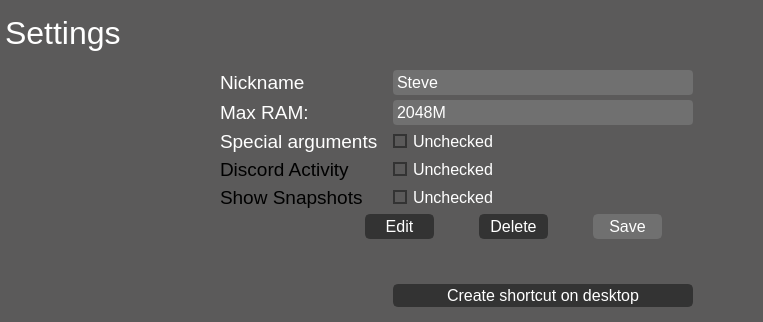
                   <widget class="QWidget" name="page_android_contact">
                    <property name="styleSheet">
                     <string notr="true">background:rgb(91,90,90);</string>
                    </property>
                    <layout class="QVBoxLayout" name="verticalLayout_10">
                     <property name="spacing">
                      <number>0</number>
                     </property>
                     <property name="leftMargin">
                      <number>5</number>
                     </property>
                     <property name="topMargin">
                      <number>5</number>
                     </property>
                     <property name="rightMargin">
                      <number>5</number>
                     </property>
                     <property name="bottomMargin">
                      <number>5</number>
                     </property>
                     <item>
                      <widget class="QLabel" name="lab_android_contact">
                       <property name="minimumSize">
                        <size>
                         <width>0</width>
                         <height>55</height>
                        </size>
                       </property>
                       <property name="maximumSize">
                        <size>
                         <width>16777215</width>
                         <height>55</height>
                        </size>
                       </property>
                       <property name="font">
                        <font>
                         <family>Segoe UI</family>
                         <pointsize>24</pointsize>
                        </font>
                       </property>
                       <property name="styleSheet">
                        <string notr="true">color:rgb(255,255,255);</string>
                       </property>
                       <property name="text">
                        <string>Settings</string>
                       </property>
                      </widget>
                     </item>
                     <item>
                      <widget class="QFrame" name="frame_android_bottom">
                       <property name="frameShape">
                        <enum>QFrame::NoFrame</enum>
                       </property>
                       <property name="frameShadow">
                        <enum>QFrame::Plain</enum>
                       </property>
                       <layout class="QGridLayout" name="gridLayout_3">
                        <property name="leftMargin">
                         <number>5</number>
                        </property>
                        <property name="topMargin">
                         <number>5</number>
                        </property>
                        <property name="rightMargin">
                         <number>5</number>
                        </property>
                        <property name="bottomMargin">
                         <number>5</number>
                        </property>
                        <property name="spacing">
                         <number>5</number>
                        </property>
                        <item row="0" column="2" rowspan="2">
                         <widget class="QFrame" name="frame_android_field">
                          <property name="frameShape">
                           <enum>QFrame::NoFrame</enum>
                          </property>
                          <property name="frameShadow">
                           <enum>QFrame::Plain</enum>
                          </property>
                          <layout class="QGridLayout" name="gridLayout_4">
                           <property name="leftMargin">
                            <number>5</number>
                           </property>
                           <property name="topMargin">
                            <number>5</number>
                           </property>
                           <property name="rightMargin">
                            <number>5</number>
                           </property>
                           <property name="bottomMargin">
                            <number>5</number>
                           </property>
                           <property name="spacing">
                            <number>5</number>
                           </property>
                           <item row="3" column="0" colspan="3">
                            <widget class="QLabel" name="label_5">
                             <property name="font">
                              <font>
                               <family>Segoe UI</family>
                               <pointsize>14</pointsize>
                              </font>
                             </property>
                             <property name="styleSheet">
                              <string notr="true">color:rgb(255,255,255);</string>
                             </property>
                             <property name="text">
                              <string>Max RAM: </string>
                             </property>
                            </widget>
                           </item>
                           <item row="3" column="3">
                            <widget class="QLineEdit" name="line_android_adress">
                             <property name="enabled">
                              <bool>false</bool>
                             </property>
                             <property name="minimumSize">
                              <size>
                               <width>300</width>
                               <height>25</height>
                              </size>
                             </property>
                             <property name="maximumSize">
                              <size>
                               <width>400</width>
                               <height>25</height>
                              </size>
                             </property>
                             <property name="font">
                              <font>
                               <family>Segoe UI</family>
                               <pointsize>12</pointsize>
                              </font>
                             </property>
                             <property name="styleSheet">
                              <string notr="true">QLineEdit {
	color:rgb(255,255,255);
	border:2px solid rgb(51,51,51);
	border-radius:4px;
	background:rgb(51,51,51);
}

QLineEdit:disabled {
	color:rgb(255,255,255);
	border:2px solid rgb(112,112,112);
	border-radius:4px;
	background:rgb(112,112,112);
}</string>
                             </property>
                             <property name="text">
                              <string>2048M</string>
                             </property>
                            </widget>
                           </item>
                           <item row="6" column="0">
                            <widget class="QLabel" name="label_4">
                             <property name="font">
                              <font>
                               <family>Segoe UI</family>
                               <pointsize>14</pointsize>
                              </font>
                             </property>
                             <property name="text">
                              <string>Show Snapshots</string>
                             </property>
                            </widget>
                           </item>
                           <item row="4" column="0">
                            <widget class="QLabel" name="label_6">
                             <property name="font">
                              <font>
                               <family>Segoe UI</family>
                               <pointsize>14</pointsize>
                              </font>
                             </property>
                             <property name="styleSheet">
                              <string notr="true">color:rgb(255,255,255);</string>
                             </property>
                             <property name="text">
                              <string>Special arguments</string>
                             </property>
                            </widget>
                           </item>
                           <item row="5" column="3">
                            <widget class="QCheckBox" name="line_checkbox_rpc">
                             <property name="enabled">
                              <bool>false</bool>
                             </property>
                             <property name="font">
                              <font>
                               <family>Segoe UI</family>
                               <pointsize>12</pointsize>
                              </font>
                             </property>
                             <property name="styleSheet">
                              <string notr="true">QCheckBox {
    color:rgb(255,255,255);
}

QCheckBox::indicator {
    width: 10px;
    height: 10px;
}

QCheckBox::indicator:unchecked {
    border:2px solid rgb(51,51,51);
	background:rgb(91,90,90);
}

QCheckBox::indicator:unchecked:pressed {
	border:2px solid rgb(51,51,51);
   	background:rgb(0,143,170);
}

QCheckBox::indicator:checked {
	background-color:rgb(0,143,170);
    border: 2px solid rgb(51,51,51);
}

QCheckBox::indicator:checked:pressed {
    border:2px solid rgb(51,51,51);
	background:rgb(91,90,90);
}
</string>
                             </property>
                             <property name="text">
                              <string>Unchecked</string>
                             </property>
                            </widget>
                           </item>
                           <item row="4" column="3">
                            <widget class="QCheckBox" name="line_checkbox_arg">
                             <property name="enabled">
                              <bool>false</bool>
                             </property>
                             <property name="font">
                              <font>
                               <family>Segoe UI</family>
                               <pointsize>12</pointsize>
                              </font>
                             </property>
                             <property name="styleSheet">
                              <string notr="true">QCheckBox {
    color:rgb(255,255,255);
}

QCheckBox::indicator {
    width: 10px;
    height: 10px;
}

QCheckBox::indicator:unchecked {
    border:2px solid rgb(51,51,51);
	background:rgb(91,90,90);
}

QCheckBox::indicator:unchecked:pressed {
	border:2px solid rgb(51,51,51);
   	background:rgb(0,143,170);
}

QCheckBox::indicator:checked {
	background-color:rgb(0,143,170);
    border: 2px solid rgb(51,51,51);
}

QCheckBox::indicator:checked:pressed {
    border:2px solid rgb(51,51,51);
	background:rgb(91,90,90);
}
</string>
                             </property>
                             <property name="text">
                              <string>Unchecked</string>
                             </property>
                             <property name="tristate">
                              <bool>false</bool>
                             </property>
                            </widget>
                           </item>
                           <item row="7" column="8">
                            <spacer name="horizontalSpacer_6">
                             <property name="orientation">
                              <enum>Qt::Horizontal</enum>
                             </property>
                             <property name="sizeHint" stdset="0">
                              <size>
                               <width>40</width>
                               <height>20</height>
                              </size>
                             </property>
                            </spacer>
                           </item>
                           <item row="5" column="0">
                            <widget class="QLabel" name="label_8">
                             <property name="font">
                              <font>
                               <family>Segoe UI</family>
                               <pointsize>14</pointsize>
                              </font>
                             </property>
                             <property name="text">
                              <string>Discord Activity</string>
                             </property>
                            </widget>
                           </item>
                           <item row="1" column="0" colspan="3">
                            <widget class="QLabel" name="label">
                             <property name="font">
                              <font>
                               <family>Segoe UI</family>
                               <pointsize>14</pointsize>
                              </font>
                             </property>
                             <property name="styleSheet">
                              <string notr="true">color:rgb(255,255,255);</string>
                             </property>
                             <property name="text">
                              <string>Nickname</string>
                             </property>
                            </widget>
                           </item>
                           <item row="1" column="3">
                            <widget class="QLineEdit" name="line_android_name">
                             <property name="enabled">
                              <bool>false</bool>
                             </property>
                             <property name="minimumSize">
                              <size>
                               <width>300</width>
                               <height>25</height>
                              </size>
                             </property>
                             <property name="maximumSize">
                              <size>
                               <width>400</width>
                               <height>25</height>
                              </size>
                             </property>
                             <property name="font">
                              <font>
                               <family>Segoe UI</family>
                               <pointsize>12</pointsize>
                              </font>
                             </property>
                             <property name="styleSheet">
                              <string notr="true">QLineEdit {
	color:rgb(255,255,255);
	border:2px solid rgb(51,51,51);
	border-radius:4px;
	background:rgb(51,51,51);
}

QLineEdit:disabled {
	color:rgb(255,255,255);
	border:2px solid rgb(112,112,112);
	border-radius:4px;
	background:rgb(112,112,112);
}</string>
                             </property>
                             <property name="text">
                              <string>Steve</string>
                             </property>
                            </widget>
                           </item>
                           <item row="7" column="0" colspan="7">
                            <widget class="QFrame" name="frame_3">
                             <property name="frameShape">
                              <enum>QFrame::NoFrame</enum>
                             </property>
                             <property name="frameShadow">
                              <enum>QFrame::Plain</enum>
                             </property>
                             <layout class="QHBoxLayout" name="horizontalLayout_25">
                              <property name="spacing">
                               <number>0</number>
                              </property>
                              <property name="leftMargin">
                               <number>100</number>
                              </property>
                              <property name="topMargin">
                               <number>0</number>
                              </property>
                              <property name="rightMargin">
                               <number>0</number>
                              </property>
                              <property name="bottomMargin">
                               <number>0</number>
                              </property>
                              <item>
                               <widget class="QPushButton" name="bn_android_contact_edit">
                                <property name="minimumSize">
                                 <size>
                                  <width>69</width>
                                  <height>25</height>
                                 </size>
                                </property>
                                <property name="maximumSize">
                                 <size>
                                  <width>69</width>
                                  <height>25</height>
                                 </size>
                                </property>
                                <property name="font">
                                 <font>
                                  <family>Segoe UI</family>
                                  <pointsize>12</pointsize>
                                 </font>
                                </property>
                                <property name="styleSheet">
                                 <string notr="true">QPushButton {
	border: 2px solid rgb(51,51,51);
	border-radius: 5px;	
	color:rgb(255,255,255);
	background-color: rgb(51,51,51);
}
QPushButton:hover {
	border: 2px solid rgb(0,143,150);
	background-color: rgb(0,143,150);
}
QPushButton:pressed {	
	border: 2px solid rgb(0,143,150);
	background-color: rgb(51,51,51);
}

QPushButton:disabled {	
	border-radius: 5px;	
	border: 2px solid rgb(112,112,112);
	background-color: rgb(112,112,112);
}</string>
                                </property>
                                <property name="text">
                                 <string>Edit</string>
                                </property>
                               </widget>
                              </item>
                              <item>
                               <widget class="QPushButton" name="bn_android_contact_delete">
                                <property name="minimumSize">
                                 <size>
                                  <width>69</width>
                                  <height>25</height>
                                 </size>
                                </property>
                                <property name="maximumSize">
                                 <size>
                                  <width>69</width>
                                  <height>25</height>
                                 </size>
                                </property>
                                <property name="font">
                                 <font>
                                  <family>Segoe UI</family>
                                  <pointsize>12</pointsize>
                                 </font>
                                </property>
                                <property name="styleSheet">
                                 <string notr="true">QPushButton {
	border: 2px solid rgb(51,51,51);
	border-radius: 5px;	
	color:rgb(255,255,255);
	background-color: rgb(51,51,51);
}
QPushButton:hover {
	border: 2px solid rgb(112,0,0);
	background-color: rgb(112,0,0);
}
QPushButton:pressed {	
	border: 2px solid rgb(112,0,0);
	background-color: rgb(51,51,51);
}

QPushButton:disabled {	
	border-radius: 5px;	
	border: 2px solid rgb(112,112,112);
	background-color: rgb(112,112,112);
}</string>
                                </property>
                                <property name="text">
                                 <string>Delete</string>
                                </property>
                               </widget>
                              </item>
                              <item>
                               <widget class="QPushButton" name="bn_android_contact_save">
                                <property name="enabled">
                                 <bool>false</bool>
                                </property>
                                <property name="minimumSize">
                                 <size>
                                  <width>69</width>
                                  <height>25</height>
                                 </size>
                                </property>
                                <property name="maximumSize">
                                 <size>
                                  <width>69</width>
                                  <height>25</height>
                                 </size>
                                </property>
                                <property name="font">
                                 <font>
                                  <family>Segoe UI</family>
                                  <pointsize>12</pointsize>
                                 </font>
                                </property>
                                <property name="styleSheet">
                                 <string notr="true">QPushButton {
	border: 2px solid rgb(51,51,51);
	border-radius: 5px;	
	color:rgb(255,255,255);
	background-color: rgb(200,20,20);
}
QPushButton:hover {
	border: 2px solid rgb(0,143,150);
	background-color: rgb(0,143,150);
}
QPushButton:pressed {	
	border: 2px solid rgb(0,143,150);
	background-color: rgb(51,51,51);
}

QPushButton:disabled {	
	border-radius: 5px;	
	border: 2px solid rgb(112,112,112);
	background-color: rgb(112,112,112);
}</string>
                                </property>
                                <property name="text">
                                 <string>Save</string>
                                </property>
                               </widget>
                              </item>
                             </layout>
                            </widget>
                           </item>
                           <item row="6" column="3">
                            <widget class="QCheckBox" name="line_checkbox_snapshots">
                             <property name="enabled">
                              <bool>false</bool>
                             </property>
                             <property name="font">
                              <font>
                               <family>Segoe UI</family>
                               <pointsize>12</pointsize>
                              </font>
                             </property>
                             <property name="styleSheet">
                              <string notr="true">QCheckBox {
    color:rgb(255,255,255);
}

QCheckBox::indicator {
    width: 10px;
    height: 10px;
}

QCheckBox::indicator:unchecked {
    border:2px solid rgb(51,51,51);
	background:rgb(91,90,90);
}

QCheckBox::indicator:unchecked:pressed {
	border:2px solid rgb(51,51,51);
   	background:rgb(0,143,170);
}

QCheckBox::indicator:checked {
	background-color:rgb(0,143,170);
    border: 2px solid rgb(51,51,51);
}

QCheckBox::indicator:checked:pressed {
    border:2px solid rgb(51,51,51);
	background:rgb(91,90,90);
}
</string>
                             </property>
                             <property name="text">
                              <string>Unchecked</string>
                             </property>
                            </widget>
                           </item>
                           <item row="8" column="3">
                            <spacer name="verticalSpacer_4">
                             <property name="orientation">
                              <enum>Qt::Vertical</enum>
                             </property>
                             <property name="sizeHint" stdset="0">
                              <size>
                               <width>20</width>
                               <height>40</height>
                              </size>
                             </property>
                            </spacer>
                           </item>
                           <item row="4" column="8">
                            <spacer name="horizontalSpacer_5">
                             <property name="orientation">
                              <enum>Qt::Horizontal</enum>
                             </property>
                             <property name="sizeHint" stdset="0">
                              <size>
                               <width>40</width>
                               <height>20</height>
                              </size>
                             </property>
                            </spacer>
                           </item>
                           <item row="9" column="3">
                            <widget class="QPushButton" name="bn_shortcut">
                             <property name="font">
                              <font>
                               <family>Segoe UI</family>
                               <pointsize>12</pointsize>
                              </font>
                             </property>
                             <property name="styleSheet">
                              <string notr="true">QPushButton {
	border: 2px solid rgb(51,51,51);
	border-radius: 5px;	
	color:rgb(255,255,255);
	background-color: rgb(51,51,51);
}
QPushButton:hover {
	border: 2px solid rgb(112,0,0);
	background-color: rgb(112,0,0);
}
QPushButton:pressed {	
	border: 2px solid rgb(112,0,0);
	background-color: rgb(51,51,51);
}

QPushButton:disabled {	
	border-radius: 5px;	
	border: 2px solid rgb(112,112,112);
	background-color: rgb(112,112,112);
}</string>
                             </property>
                             <property name="text">
                              <string>Create shortcut on desktop</string>
                             </property>
                             <property name="flat">
                              <bool>true</bool>
                             </property>
                            </widget>
                           </item>
                          </layout>
                         </widget>
                        </item>
                        <item row="1" column="1">
                         <spacer name="verticalSpacer_3">
                          <property name="orientation">
                           <enum>Qt::Vertical</enum>
                          </property>
                          <property name="sizeHint" stdset="0">
                           <size>
                            <width>20</width>
                            <height>40</height>
                           </size>
                          </property>
                         </spacer>
                        </item>
                        <item row="0" column="1">
                         <widget class="QLabel" name="lab_person_icon">
                          <property name="minimumSize">
                           <size>
                            <width>200</width>
                            <height>160</height>
                           </size>
                          </property>
                          <property name="maximumSize">
                           <size>
                            <width>200</width>
                            <height>160</height>
                           </size>
                          </property>
                          <property name="text">
                           <string/>
                          </property>
                          <property name="pixmap">
                           <pixmap>icons/1x/peopleAsset 62.png</pixmap>
                          </property>
                         </widget>
                        </item>
                       </layout>
                      </widget>
                     </item>
                    </layout>
                   </widget>
